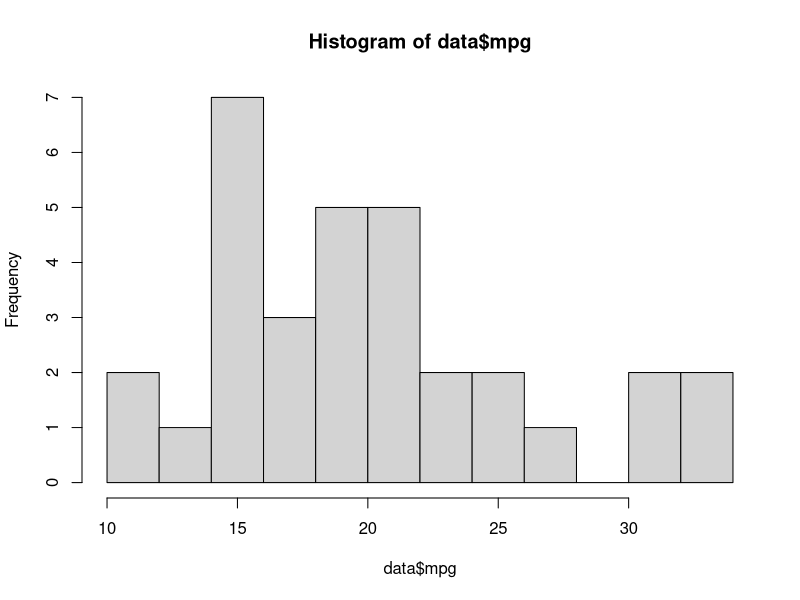
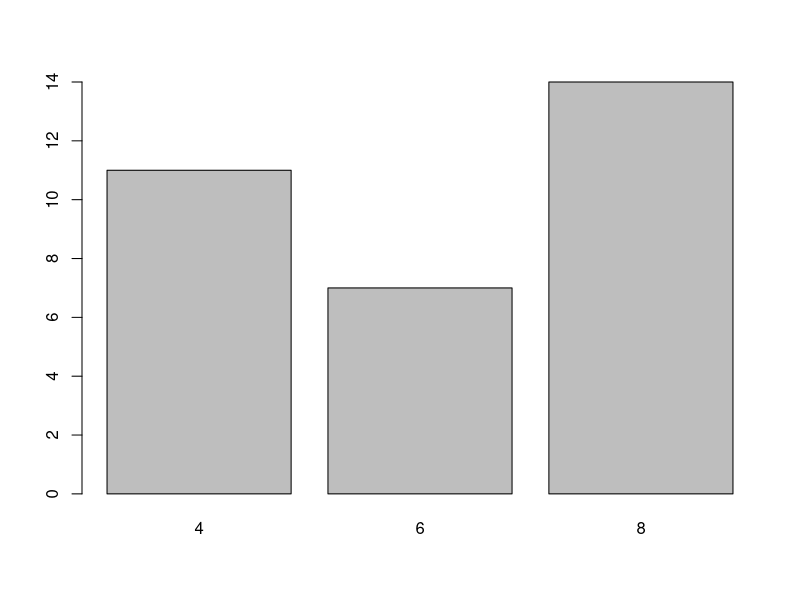
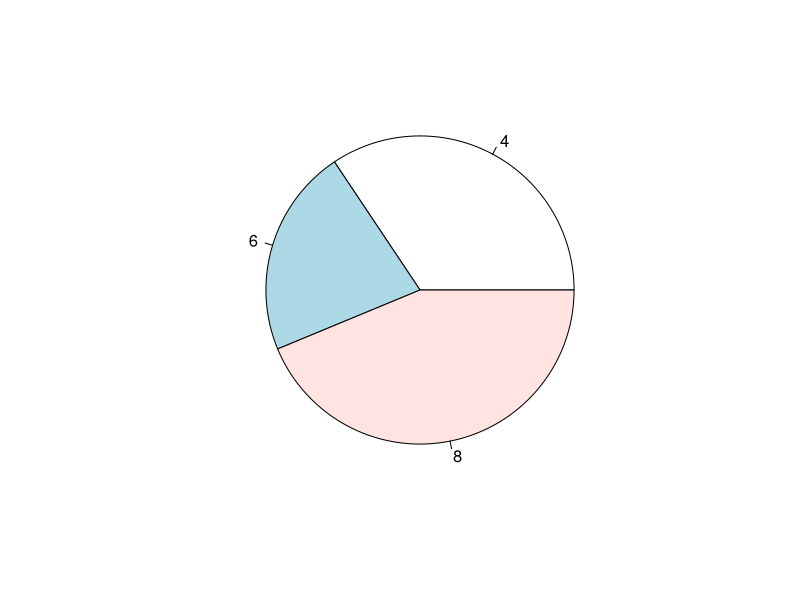

R code for these plots, in order:
#Codigo para problema 2
#taula de freq
data<- mtcars
data
x<-data$cyl
ni<-table(x)
ni
fi<-ni/length(x)
fi
Ni<-cumsum(ni)
Ni
Fi<-cumsum(fi)
Fi
#per escriure en forma de matriu
cbind(ni, fi, Ni, Fi)

#continuos, tallar x en 10 intervals regulars
x<-data$mpg
bins<- cut(x, 10)
bins
ni<-table(bins)
fi<-ni/length(bins)
Ni<-cumsum(ni)
Fi<-cumsum(Fi)
cbind(ni, fi, Ni, Fi)

#histograma
hist(data$mpg, breaks=10)

#discretes:barplot es fa sobre ni, 
ni<-table(data$cyl)
barplot(ni)

#pie: discretes
fi<- ni/length(data$cyl)
pie(fi)